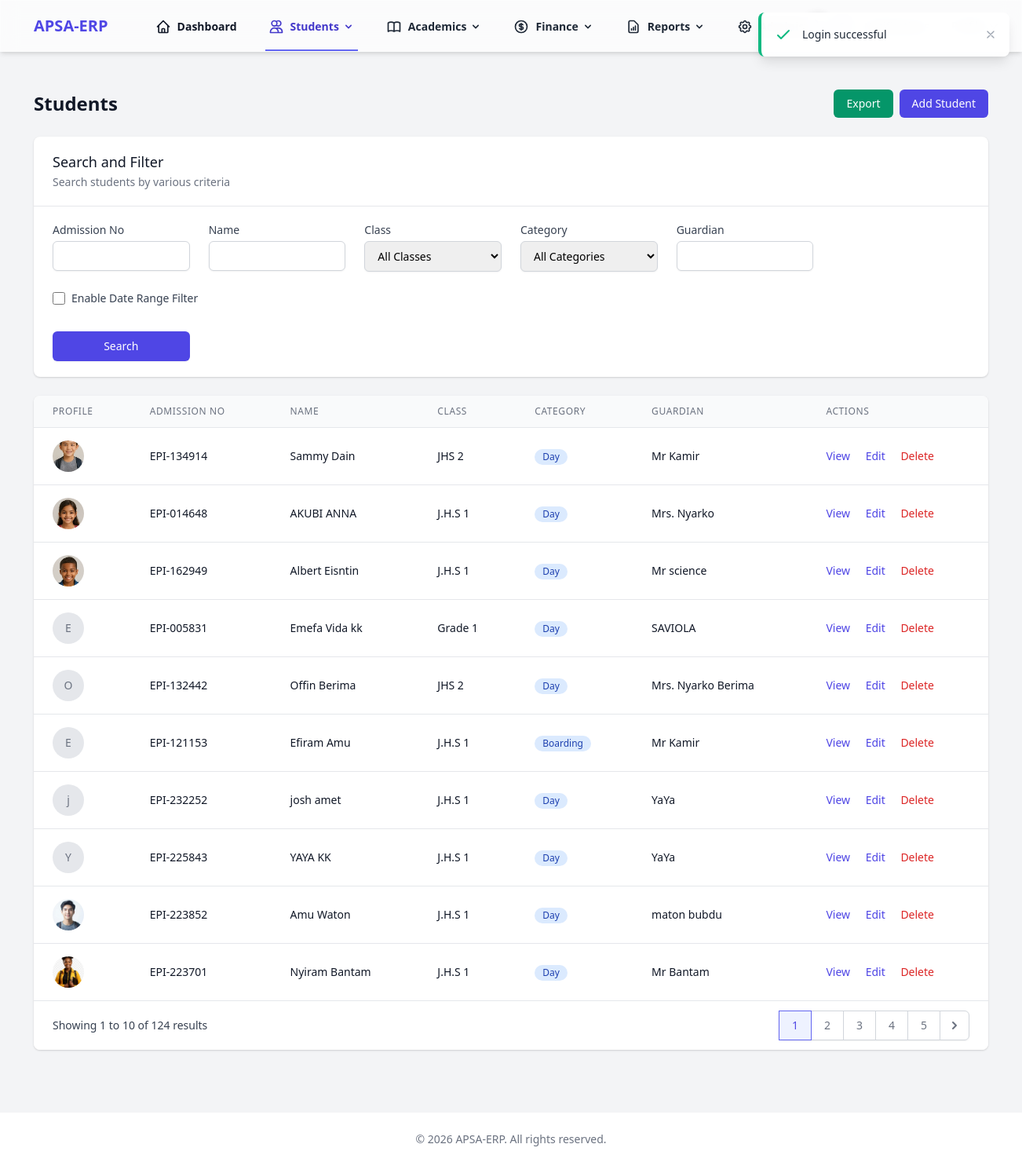
The app's page /students (signed in), older data.
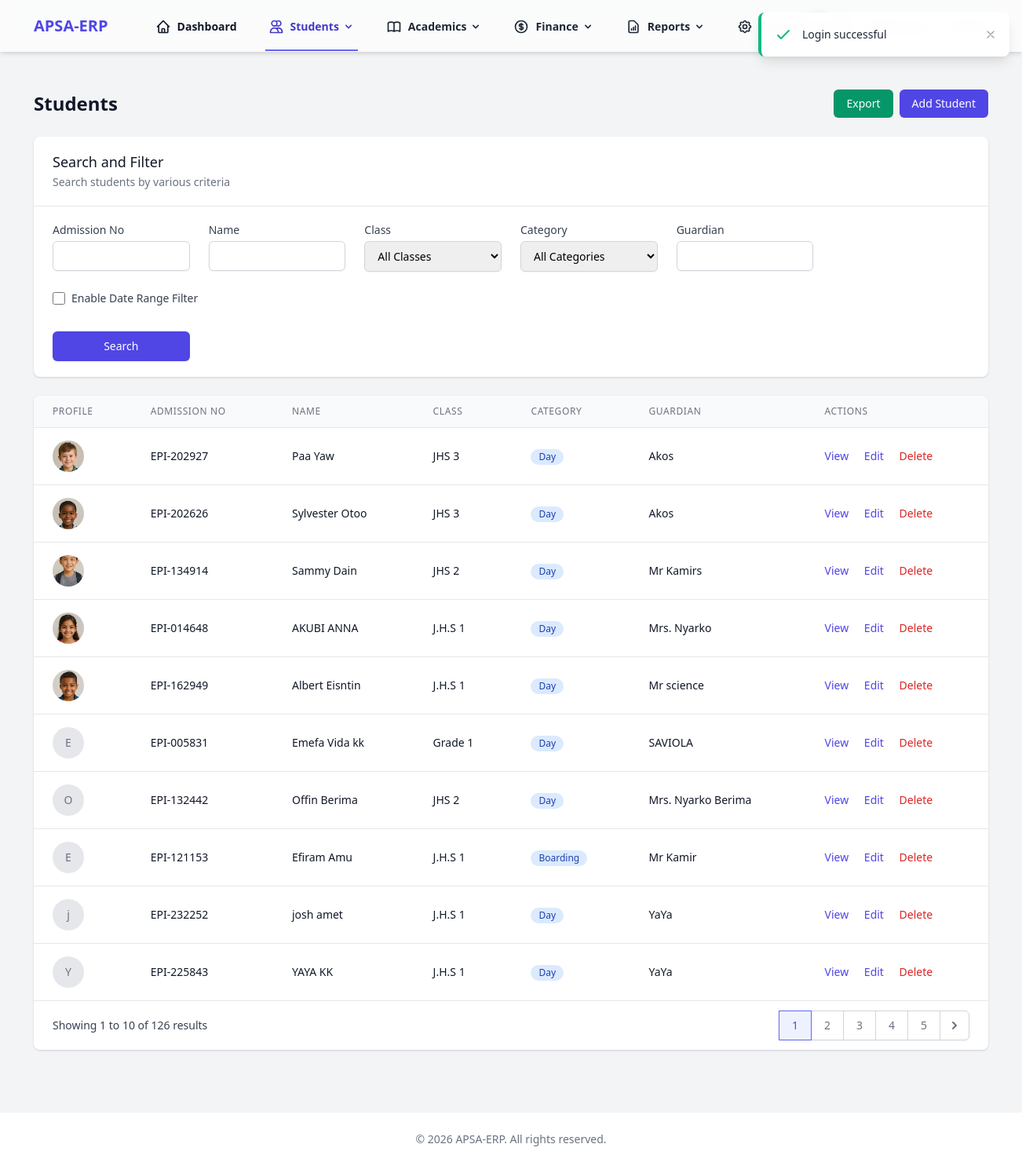
The same page, newer data.
### tables this page shows
CREATE TABLE `students` (
  `id` int NOT NULL AUTO_INCREMENT,
  `user_id` int DEFAULT NULL,
  `admission_no` varchar(20) NOT NULL,
  `first_name` varchar(50) NOT NULL,
  `last_name` varchar(50) NOT NULL,
  `dob` date DEFAULT NULL,
  `gender` enum('male','female','other') DEFAULT NULL,
  `class_id` int DEFAULT NULL,
  `guardian_name` varchar(100) DEFAULT NULL,
  `guardian_phone` varchar(20) DEFAULT NULL,
  `address` text,
  `medical_info` text,
  `created_at` timestamp NULL DEFAULT CURRENT_TIMESTAMP,
  `updated_at` timestamp NULL DEFAULT CURRENT_TIMESTAMP ON UPDATE CURRENT_TIMESTAMP,
  `profile_picture` varchar(255) DEFAULT NULL,
  `admission_date` date DEFAULT NULL,
  `academic_year_id` int DEFAULT NULL,
  `student_category` enum('regular_day','regular_boarding','international') NOT NULL DEFAULT 'regular_day',
  `student_category_details` text,
  PRIMARY KEY (`id`),
  UNIQUE KEY `admission_no` (`admission_no`),
  KEY `user_id` (`user_id`),
  KEY `fk_students_academic_year` (`academic_year_id`)
);

CREATE TABLE `classes` (
  `id` int NOT NULL AUTO_INCREMENT,
  `name` varchar(50) NOT NULL,
  `level` varchar(50) DEFAULT NULL,
  `created_at` timestamp NULL DEFAULT CURRENT_TIMESTAMP,
  `updated_at` timestamp NULL DEFAULT CURRENT_TIMESTAMP ON UPDATE CURRENT_TIMESTAMP,
  `capacity` int DEFAULT '30',
  PRIMARY KEY (`id`)
);

### app/Core/Controller.php (called while the page is built, shortened)
<?php
class Controller
{
    protected function view($view, $data = [])
    {
        extract($data);
        require_once RESOURCES_PATH . "/views/{$view}.php";
    }
}

### app/Core/Application.php (called while the page is built, shortened)
<?php
class Application
{
    protected $router;
    public function __construct()
    {
        $this->router = new Router();
    }
    public function run()
    {
        $uri = $_SERVER['REQUEST_URI'] ?? '/';
        if (strlen($uri) > 1) {
            $uri = rtrim($uri, '/');
        }
        $this->router->route($uri);
    }
}

### public/index.php (called while the page is built, shortened)
<?php
$app = new App\Core\Application();
$app->run();

### app/Core/Database.php (called while the page is built, shortened)
<?php
class Database
{
    private $host;
    private $dbname;
    private $username;
    private $password;
    private $charset;
    private $pdo;
    public function __construct()
    {
        $this->host = DB_HOST;
        $this->dbname = DB_NAME;
        $this->username = DB_USER;
        $this->password = DB_PASS;
        $this->charset = DB_CHARSET;
    }
    private function connect()
    {
        try {
            $dsn = "mysql:host={$this->host};dbname={$this->dbname};charset={$this->charset}";
            $options = [
                \PDO::ATTR_ERRMODE => \PDO::ERRMODE_EXCEPTION,
                \PDO::ATTR_DEFAULT_FETCH_MODE => \PDO::FETCH_ASSOC,
                \PDO::ATTR_EMULATE_PREPARES => false,
            ];
            $this->pdo = new \PDO($dsn, $this->username, $this->password, $options);
        } catch (\PDOException $e) {
            throw new \Exception("Database connection failed: " . $e->getMessage());
        }
    }
    public function query($sql, $params = [])
    {
        try {
            $stmt = $this->pdo->prepare($sql);
            $stmt->execute($params);
            return $stmt;
        } catch (\PDOException $e) {
            throw new \Exception("Query failed: " . $e->getMessage());
        }
    }
    public function fetchAll($sql, $params = [])
    {
        $stmt = $this->query($sql, $params);
        return $stmt->fetchAll();
    }
}

### app/Models/Student.php (called while the page is built, shortened)
<?php
class Student extends Model
{
    protected $table = 'students';
    public function searchWithClassPaginated($searchTerm = '', $filters = [], $page = 1, $perPage = 10)
    {
        $sql = "SELECT s.*, c.name as class_name
                FROM {$this->table} s
                LEFT JOIN classes c ON s.class_id = c.id";
        $countSql = "SELECT COUNT(*) as count
                     FROM {$this->table} s
                     LEFT JOIN classes c ON s.class_id = c.id";
        $params = [];
        $countParams = [];
        $sql .= " ORDER BY s.created_at DESC";
        $offset = ($page - 1) * $perPage;
        $sql .= " LIMIT :limit OFFSET :offset";
        $params['limit'] = (int)$perPage;
        $params['offset'] = (int)$offset;
        $countResult = $this->db->fetchOne($countSql, $countParams);
        $totalCount = $countResult ? (int)$countResult['count'] : 0;
        $results = $this->db->fetchAll($sql, $params);
        return [
            'data' => $results,
            'total' => $totalCount,
            'page' => (int)$page,
            'per_page' => (int)$perPage,
            'total_pages' => $totalCount > 0 ? (int)ceil($totalCount / $perPage) : 1
        ];
    }
}

### app/Core/Model.php (called while the page is built, shortened)
<?php
class Model
{
    public function __construct()
    {
        $this->db = new Database();
    }
}

### resources/views/students/index.php (the view, shortened to what the changed rows need)
<?php
$studentCategoryLabels = [
    'regular_day' => 'Day',
    'regular_boarding' => 'Boarding',
    'international' => 'Intl'
];
?>
<div class="max-w-7xl mx-auto py-6 sm:px-6 lg:px-8">
    <div class="px-4 py-6 sm:px-0">
        <div class="flex justify-between items-center mb-6">
            <h1 class="text-2xl font-semibold text-gray-900">Students</h1>
        </div>
        <div class="bg-white shadow overflow-hidden sm:rounded-lg">
            <div class="overflow-x-auto">
                <table class="min-w-full divide-y divide-gray-200">
                    <thead class="bg-gray-50">
                        <tr>
                            <th scope="col" class="px-6 py-3 text-left text-xs font-medium text-gray-500 uppercase tracking-wider">
                                Profile
                            </th>
                            <th scope="col" class="px-6 py-3 text-left text-xs font-medium text-gray-500 uppercase tracking-wider">
                                Admission No
                            </th>
                            <th scope="col" class="px-6 py-3 text-left text-xs font-medium text-gray-500 uppercase tracking-wider">
                                Name
                            </th>
                            <th scope="col" class="px-6 py-3 text-left text-xs font-medium text-gray-500 uppercase tracking-wider">
                                Class
                            </th>
                            <th scope="col" class="px-6 py-3 text-left text-xs font-medium text-gray-500 uppercase tracking-wider">
                                Category
                            </th>
                            <th scope="col" class="px-6 py-3 text-left text-xs font-medium text-gray-500 uppercase tracking-wider">
                                Guardian
                            </th>
                            <th scope="col" class="px-6 py-3 text-left text-xs font-medium text-gray-500 uppercase tracking-wider">
                                Actions
                            </th>
                        </tr>
                    </thead>
                    <tbody class="bg-white divide-y divide-gray-200">
                        <?php if (empty($students)): ?>
                            <tr>
                                <td colspan="7" class="px-6 py-4 text-center text-sm text-gray-500">
                                    No students found.
                                </td>
                            </tr>
                        <?php else: ?>
                            <?php foreach ($students as $student): ?>
                                <tr>
                                    <td class="px-6 py-4 whitespace-nowrap text-sm text-gray-900">
                                        <?php if (!empty($student['profile_picture'])): ?>
                                            <img src="/storage/uploads/<?= htmlspecialchars($student['profile_picture']) ?>" alt="Profile Picture" class="h-10 w-10 object-cover rounded-full" onerror="this.src='/images/default-profile.png';">
                                        <?php else: ?>
                                            <div class="h-10 w-10 rounded-full bg-gray-200 flex items-center justify-center">
                                                <span class="text-gray-500 text-sm"><?= substr($student['first_name'], 0, 1) ?></span>
                                            </div>
                                        <?php endif; ?>
                                    </td>
                                    <td class="px-6 py-4 whitespace-nowrap text-sm text-gray-900">
                                        <?= htmlspecialchars($student['admission_no']) ?>
                                    </td>
                                    <td class="px-6 py-4 whitespace-nowrap text-sm text-gray-900">
                                        <?= htmlspecialchars($student['first_name'] . ' ' . $student['last_name']) ?>
                                    </td>
                                    <td class="px-6 py-4 whitespace-nowrap text-sm text-gray-900">
                                        <?= htmlspecialchars($student['class_name'] ?? 'N/A') ?>
                                    </td>
                                    <td class="px-6 py-4 whitespace-nowrap text-sm text-gray-900">
                                        <span class="inline-flex items-center px-2.5 py-0.5 rounded-full text-xs font-medium bg-blue-100 text-blue-800">
                                            <?= htmlspecialchars($studentCategoryLabels[$student['student_category'] ?? 'regular_day']) ?>
                                        </span>
                                    </td>
                                    <td class="px-6 py-4 whitespace-nowrap text-sm text-gray-900">
                                        <?= htmlspecialchars($student['guardian_name'] ?? 'N/A') ?>
                                    </td>
                                    <td class="px-6 py-4 whitespace-nowrap text-sm font-medium">
                                        <a href="/students/<?= $student['id'] ?>" class="text-indigo-600 hover:text-indigo-900">View</a>
                                        <a href="/students/<?= $student['id'] ?>/edit" class="ml-4 text-indigo-600 hover:text-indigo-900">Edit</a>
                                        <a href="/students/<?= $student['id'] ?>/delete" class="ml-4 text-red-600 hover:text-red-900"
                                           onclick="return confirm('Are you sure you want to delete this student? This action cannot be undone.')">
                                            Delete
                                        </a>
                                    </td>
                                </tr>
                            <?php endforeach; ?>
                        <?php endif; ?>
                    </tbody>
                </table>
            </div>
            <?php if (!empty($pagination) && $pagination['total_pages'] > 1): ?>
                <div class="bg-white px-4 py-3 flex items-center justify-between border-t border-gray-200 sm:px-6">
                    <div class="hidden sm:flex-1 sm:flex sm:items-center sm:justify-between">
                        <div>
                            <p class="text-sm text-gray-700">
                                Showing
                                <span class="font-medium"><?= (($pagination['current_page'] - 1) * $pagination['per_page']) + 1 ?></span>
                                to
                                <span class="font-medium"><?= min($pagination['current_page'] * $pagination['per_page'], $pagination['total_records']) ?></span>
                                of
                                <span class="font-medium"><?= $pagination['total_records'] ?></span>
                                results
                            </p>
                        </div>
                        <div>
                            <nav class="relative z-0 inline-flex rounded-md shadow-sm -space-x-px" aria-label="Pagination">
                                <?php
                                $startPage = max(1, $pagination['current_page'] - 2);
                                $endPage = min($pagination['total_pages'], $pagination['current_page'] + 2);
                                if ($startPage === 1) {
                                    $endPage = min(5, $pagination['total_pages']);
                                } elseif ($endPage === $pagination['total_pages']) {
                                    $startPage = max(1, $pagination['total_pages'] - 4);
                                }
                                for ($i = $startPage; $i <= $endPage; $i++): ?>
                                    <a href="?page=<?= $i ?>&<?= http_build_query(array_filter(array_merge($filters, ['search' => $searchTerm]))) ?>"
                                       class="relative inline-flex items-center px-4 py-2 border <?= $i == $pagination['current_page'] ? 'z-10 bg-indigo-50 border-indigo-500 text-indigo-600' : 'bg-white border-gray-300 text-gray-500 hover:bg-gray-50' ?> text-sm font-medium">
                                        <?= $i ?>
                                    </a>
                                <?php endfor; ?>
                                <?php if ($pagination['current_page'] < $pagination['total_pages']): ?>
                                    <a href="?page=<?= $pagination['current_page'] + 1 ?>&<?= http_build_query(array_filter(array_merge($filters, ['search' => $searchTerm]))) ?>"
                                       class="relative inline-flex items-center px-2 py-2 rounded-r-md border border-gray-300 bg-white text-sm font-medium text-gray-500 hover:bg-gray-50">
                                        <svg class="h-5 w-5" xmlns="http://www.w3.org/2000/svg" viewBox="0 0 20 20" fill="currentColor" aria-hidden="true">
                                            <path fill-rule="evenodd" d="M7.293 14.707a1 1 0 010-1.414L10.586 10 7.293 6.707a1 1 0 011.414-1.414l4 4a1 1 0 010 1.414l-4 4a1 1 0 01-1.414 0z" clip-rule="evenodd" />
                                        </svg>
                                    </a>
                                <?php endif; ?>
                            </nav>
                        </div>
                    </div>
                </div>
            <?php endif; ?>
        </div>
    </div>
</div>
<?php
include RESOURCES_PATH . '/layouts/app.php';
?>

Row changes from the older to the newer data that the page shows:
no longer on this page (row unchanged): students: profile_picture (picture), admission_no "EPI-223852", first_name+last_name "Amu Waton", class.name "J.H.S 1", student_category "Day", guardian_name "maton bubdu"
no longer on this page (row unchanged): students: profile_picture (picture), admission_no "EPI-223701", first_name+last_name "Nyiram Bantam", class.name "J.H.S 1", student_category "Day", guardian_name "Mr Bantam"
added students: profile_picture (picture), admission_no "EPI-202927", first_name+last_name "Paa Yaw", class.name "JHS 3", student_category "Day", guardian_name "Akos"
added students: profile_picture (picture), admission_no "EPI-202626", first_name+last_name "Sylvester Otoo", class.name "JHS 3", student_category "Day", guardian_name "Akos"
changed students "EPI-134914": guardian_name "Mr Kamir" → "Mr Kamirs"
Text that changed along with them:
$pagination['total_records']: "124" → "126"
